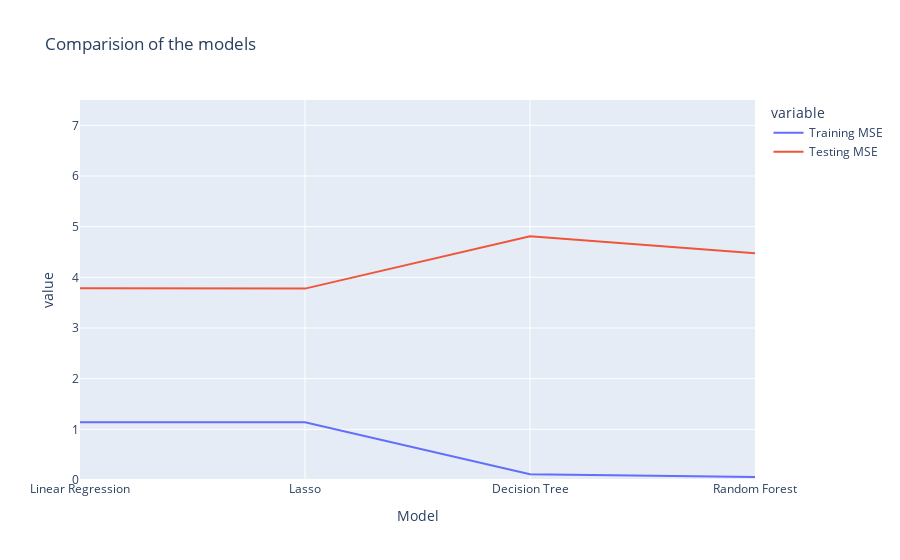
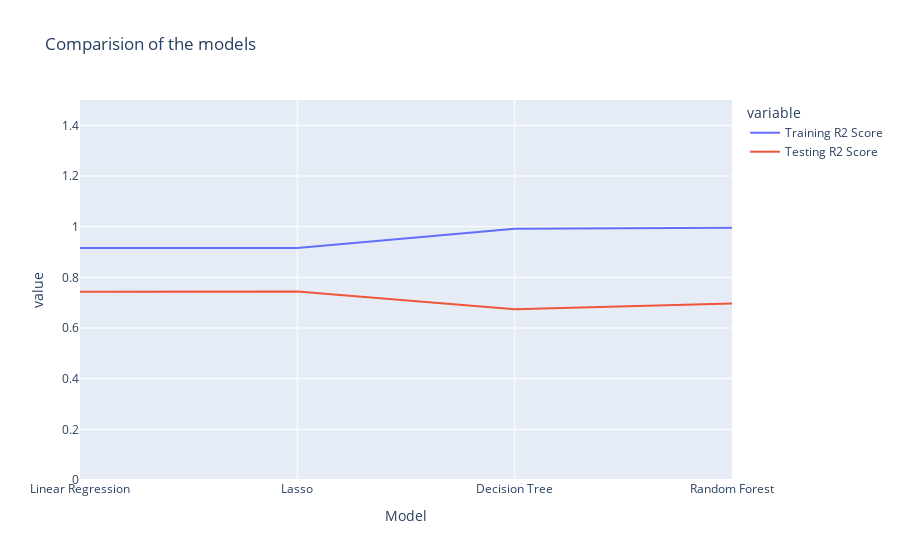

Notebook code cell kept with these figures, in order:
### Markdown cell above
# Comparision of the models based on R2 and MSE training and testing scores

### Code cell
models = {
    'Linear Regression': LR,
    'Lasso': lass_reg,
    'Decision Tree': best_DT,
    'Random Forest': best_RF
}
results = []
for name, model in models.items():
    model.fit(x_train, y_train)
    y_pred_train = model.predict(x_train)
    y_pred_test = model.predict(x_test)
    train_mse = mean_squared_error(y_train, y_pred_train)
    test_mse = mean_squared_error(y_test, y_pred_test)
    train_r2 = r2_score(y_train, y_pred_train)
    test_r2 = r2_score(y_test, y_pred_test)
    r2_diff = train_r2 - test_r2
    mse_diff = train_mse - test_mse
    results.append({'Model': name,
                    'Training MSE': train_mse,
                    'Testing MSE': test_mse,
                    'Training R2 Score': train_r2,
                    'Testing R2 Score': test_r2,
                    'R2 score difference (Train - Test)': r2_diff,
                    'MSE score difference (Train - Test)': mse_diff})
results_df = pd.DataFrame(results)
px.line(results_df, x="Model", y=["Training MSE", "Testing MSE"], range_y=(0,7.5), title="Comparision of the models").show()
px.line(results_df, x="Model", y=["Training R2 Score", "Testing R2 Score"], range_y=(0,1.5), title="Comparision of the models").show()
results_df

### Figure 1 — Plotly figure (JSON) as saved in the notebook; plotly's stock layout.template omitted (floating-point values rounded to 4 significant figures)
{"data": [{"hovertemplate": "variable=Training MSE<br>Model=%{x}<br>value=%{y}<extra></extra>", "legendgroup": "Training MSE", "line": {"color": "#636efa", "dash": "solid"}, "marker": {"symbol": "circle"}, "mode": "lines", "name": "Training MSE", "orientation": "v", "showlegend": true, "type": "scatter", "x": ["Linear Regression", "Lasso", "Decision Tree", "Random Forest"], "xaxis": "x", "y": [1.138, 1.138, 0.115, 0.05904], "yaxis": "y"}, {"hovertemplate": "variable=Testing MSE<br>Model=%{x}<br>value=%{y}<extra></extra>", "legendgroup": "Testing MSE", "line": {"color": "#EF553B", "dash": "solid"}, "marker": {"symbol": "circle"}, "mode": "lines", "name": "Testing MSE", "orientation": "v", "showlegend": true, "type": "scatter", "x": ["Linear Regression", "Lasso", "Decision Tree", "Random Forest"], "xaxis": "x", "y": [3.787, 3.778, 4.812, 4.476], "yaxis": "y"}], "layout": {"legend": {"title": {"text": "variable"}, "tracegroupgap": 0}, "title": {"text": "Comparision of the models"}, "xaxis": {"anchor": "y", "domain": [0, 1], "title": {"text": "Model"}}, "yaxis": {"anchor": "x", "domain": [0, 1], "range": [0, 7.5], "title": {"text": "value"}}}}

### Figure 2 — Plotly figure (JSON) as saved in the notebook; plotly's stock layout.template omitted (floating-point values rounded to 4 significant figures)
{"data": [{"hovertemplate": "variable=Training R2 Score<br>Model=%{x}<br>value=%{y}<extra></extra>", "legendgroup": "Training R2 Score", "line": {"color": "#636efa", "dash": "solid"}, "marker": {"symbol": "circle"}, "mode": "lines", "name": "Training R2 Score", "orientation": "v", "showlegend": true, "type": "scatter", "x": ["Linear Regression", "Lasso", "Decision Tree", "Random Forest"], "xaxis": "x", "y": [0.9154, 0.9154, 0.9914, 0.9956], "yaxis": "y"}, {"hovertemplate": "variable=Testing R2 Score<br>Model=%{x}<br>value=%{y}<extra></extra>", "legendgroup": "Testing R2 Score", "line": {"color": "#EF553B", "dash": "solid"}, "marker": {"symbol": "circle"}, "mode": "lines", "name": "Testing R2 Score", "orientation": "v", "showlegend": true, "type": "scatter", "x": ["Linear Regression", "Lasso", "Decision Tree", "Random Forest"], "xaxis": "x", "y": [0.7434, 0.744, 0.6739, 0.6967], "yaxis": "y"}], "layout": {"legend": {"title": {"text": "variable"}, "tracegroupgap": 0}, "title": {"text": "Comparision of the models"}, "xaxis": {"anchor": "y", "domain": [0, 1], "title": {"text": "Model"}}, "yaxis": {"anchor": "x", "domain": [0, 1], "range": [0, 1.5], "title": {"text": "value"}}}}
